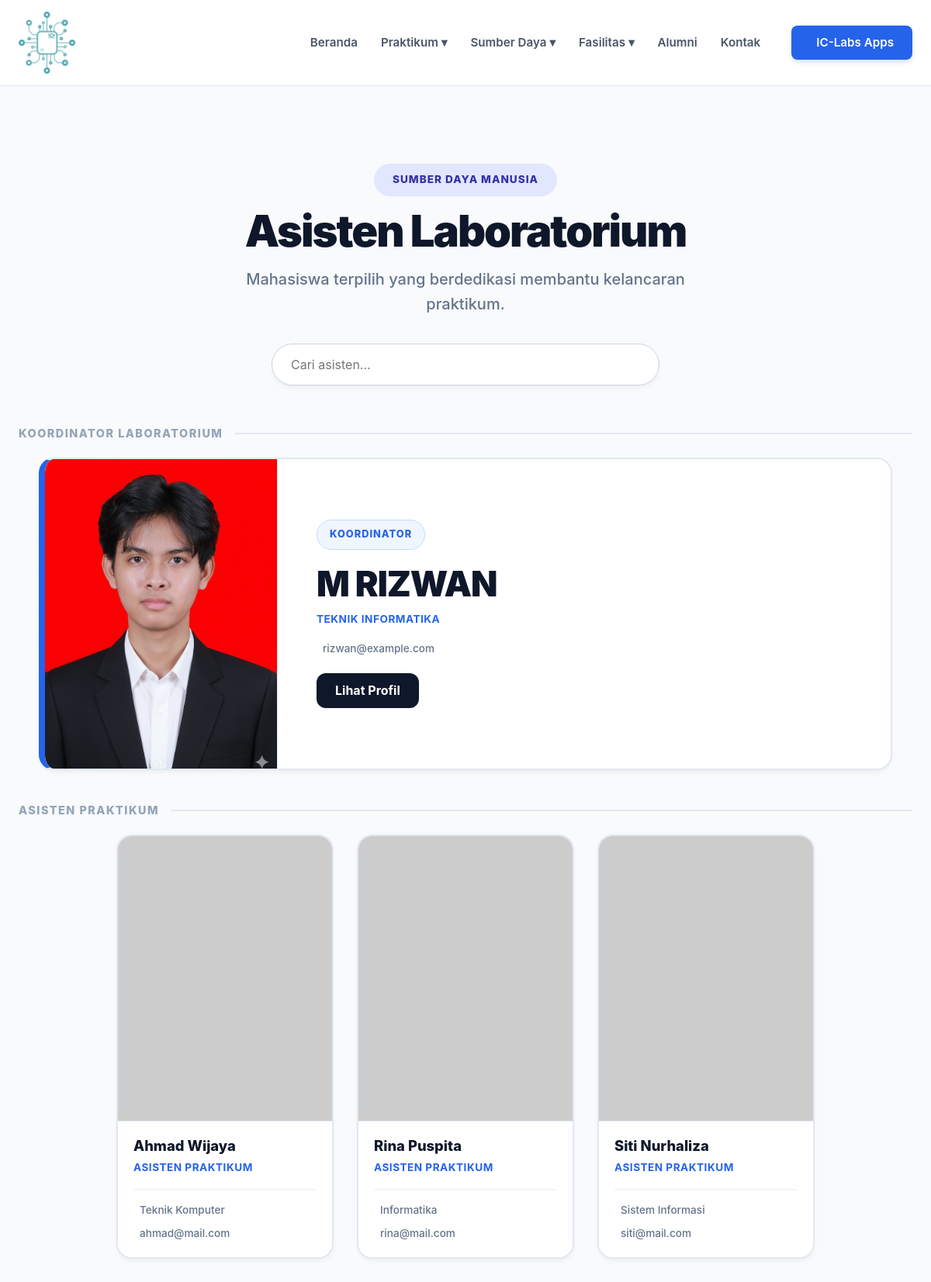
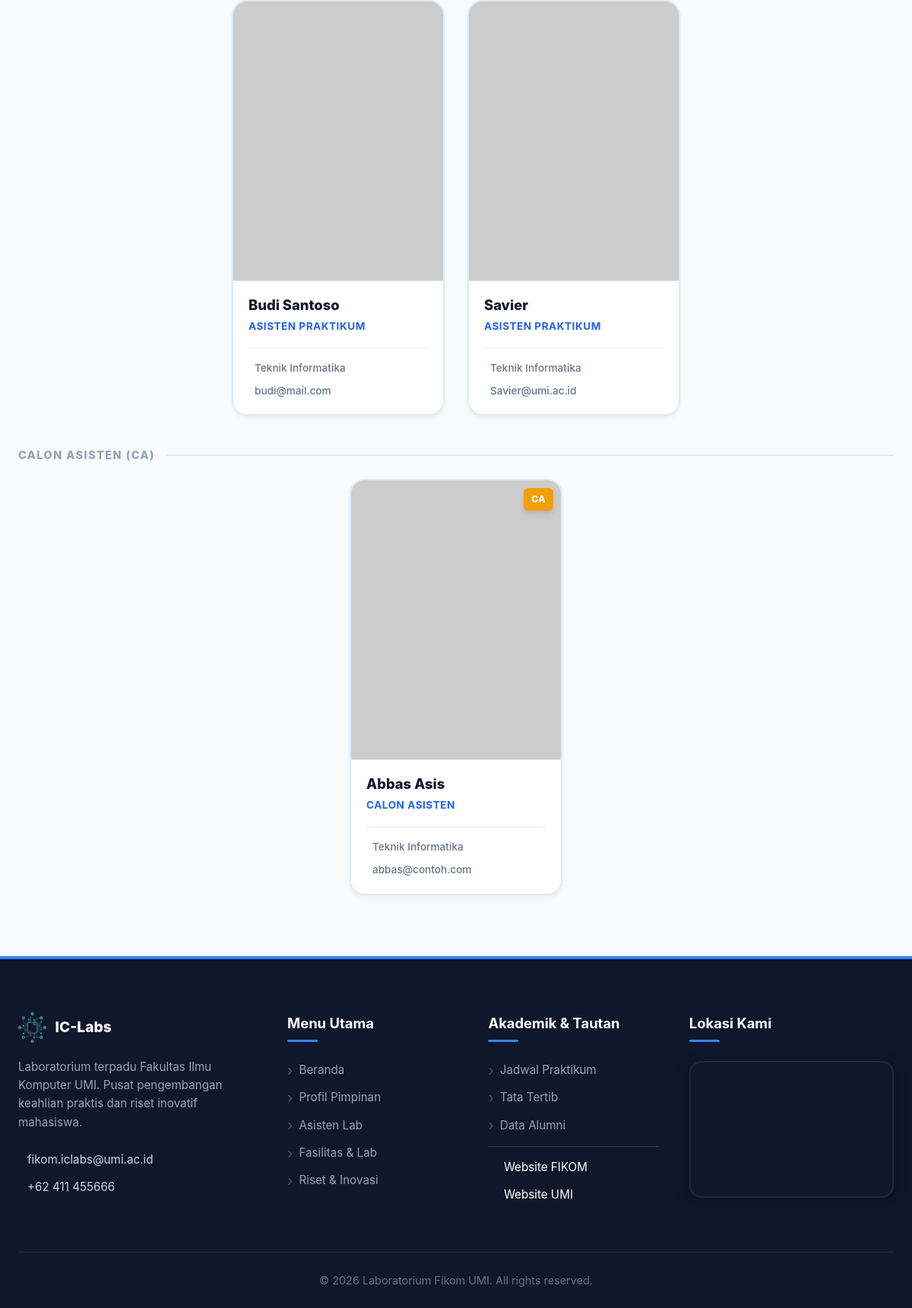
/public/asisten, run on the app's committed database (2 pictures, top to bottom).
### tables this page shows
CREATE TABLE `asisten` (
  `idAsisten` int(11) NOT NULL,
  `nama` varchar(100) NOT NULL,
  `jurusan` varchar(100) DEFAULT NULL,
  `bio` text DEFAULT NULL,
  `email` varchar(100) DEFAULT NULL,
  `foto` varchar(255) DEFAULT NULL,
  `statusAktif` varchar(20) DEFAULT 'Asisten',
  `isKoordinator` tinyint(1) DEFAULT 0,
  `urutanTampilan` int(11) DEFAULT 0
);

### app/controllers/AsistenController.php (called while the page is built, shortened)
<?php
require_once ROOT_PROJECT . '/app/models/AsistenModel.php';
class AsistenController extends Controller {
    private $model;
    public function __construct() {
        $this->model = new AsistenModel();
    }
    public function index($params = []) {
        $data = $this->model->getAll();
        $this->view('sumberdaya/asisten', ['asisten' => $data]);
    }
}

### app/models/Model.php (called while the page is built, shortened)
<?php
require_once __DIR__ . '/../config/Database.php';
class Model {
    public function __construct() {
        $database = new Database();
        $this->db = $database->connect();
    }
}
?>

### app/config/Database.php (called while the page is built, shortened)
<?php
class Database {
    private $host = DB_HOST;
    private $user = DB_USER;
    private $pass = DB_PASS;
    private $dbname = DB_NAME;
    public function connect()
    {
        $this->mysqli = new mysqli(
            $this->host,
            $this->user,
            $this->pass,
            $this->dbname
        );
        return $this->mysqli;
    }
}
?>

### app/models/AsistenModel.php (called while the page is built, shortened)
<?php
require_once __DIR__ . '/Model.php';
class AsistenModel extends Model {
    protected $table = 'asisten';
    public function getAll() {
        $query = "SELECT * FROM " . $this->table . " ORDER BY urutanTampilan ASC, nama ASC";
        $result = $this->db->query($query);
        return $result->fetch_all(MYSQLI_ASSOC);
    }
}
?>

### app/views/sumberdaya/asisten.php (the view, shortened to what this page needs)
<?php
$all_data = isset($data['asisten']) ? $data['asisten'] : [];
$koordinator_list = [];
$asisten_list = [];
$ca_list = [];
if (!empty($all_data)) {
    foreach ($all_data as $row) {
        $status = $row['statusAktif'] ?? 0;
        if (isset($row['isKoordinator']) && $row['isKoordinator'] == 1) {
            $koordinator_list[] = $row;
            continue;
        }
        if ($status === 'CA' || $status === 'Calon Asisten') {
            $ca_list[] = $row;
        }
        elseif ($status == 1 || $status === 'Asisten' || $status === 'Aktif') {
            $asisten_list[] = $row;
        }
    }
}
?>
<section class="sumberdaya-section fade-up">
    <div class="container">
        <div class="page-header">
            <span class="header-badge">Sumber Daya Manusia</span>
            <h1>Asisten Laboratorium</h1>
            <p>Mahasiswa terpilih yang berdedikasi membantu kelancaran praktikum.</p>
            <div class="search-container">
                <input type="text" id="searchAsisten" placeholder="Cari asisten..." class="search-input">
            </div>
        </div>
        <?php if (!empty($koordinator_list)) : ?>
            <div class="section-label">
                <span>Koordinator Laboratorium</span>
            </div>
            <?php foreach ($koordinator_list as $coord) : ?>
                <?php
                    $fotoName = $coord['foto'] ?? '';
                    $namaEnc = urlencode($coord['nama']);
                    $imgUrl = "https://ui-avatars.com/api/?name={$namaEnc}&background=eff6ff&color=2563eb&size=256&bold=true";
                    if (!empty($fotoName) && strpos($fotoName, 'ui-avatars') === false) {
                        if (strpos($fotoName, 'http') !== false) {
                            $imgUrl = $fotoName;
                        } elseif (file_exists(ROOT_PROJECT . '/public/assets/uploads/' . $fotoName)) {
                            $imgUrl = ASSETS_URL . '/assets/uploads/' . $fotoName;
                        } elseif (file_exists(ROOT_PROJECT . '/public/images/asisten/' . $fotoName)) {
                            $imgUrl = ASSETS_URL . '/images/asisten/' . $fotoName;
                        }
                    }
                ?>
                <div class="card-link exec-margin">
                    <div class="exec-card">
                        <div class="exec-photo">
                            <img src="<?= $imgUrl ?>" alt="<?= htmlspecialchars($coord['nama']) ?>">
                        </div>
                        <div class="exec-info">
                            <span class="exec-badge">Koordinator</span>
                            <h3 class="staff-name"><?= htmlspecialchars($coord['nama']) ?></h3>
                            <p class="staff-role exec-role">
                                <?= htmlspecialchars($coord['jurusan'] ?? 'Teknik Informatika') ?>
                            </p>
                            <div class="exec-footer">
                                <?php if (!empty($coord['email'])) : ?>
                                <div class="meta-item">
                                    <span class="email"><?= htmlspecialchars($coord['email']) ?></span>
                                </div>
                                <?php endif; ?>
                            </div>
                            <div class="exec-action" style="margin-top: 10px; padding-top: 10px;">
                                <a href="index.php?page=detail-asisten&id=<?= $coord['idAsisten'] ?>&type=asisten" class="btn-contact">
                                    Lihat Profil
                                </a>
                            </div>
                        </div>
                    </div>
                </div>
            <?php endforeach; ?>
        <?php endif; ?>
        <div class="section-label">
            <span>Asisten Praktikum</span>
        </div>
        <div class="staff-grid">
            <?php if (empty($asisten_list)) : ?>
                <div class="no-data-message">
                    <p>Belum ada data asisten praktikum.</p>
                </div>
            <?php else : ?>
                <?php foreach ($asisten_list as $row) : ?>
                    <?php
                        $namaEnc = urlencode($row['nama']);
                        $imgUrl = "https://ui-avatars.com/api/?name={$namaEnc}&background=f1f5f9&color=475569&size=256&bold=true";
                    ?>
                    <a href="index.php?page=detail-asisten&id=<?= $row['idAsisten'] ?>&type=asisten" class="card-link">
                        <div class="staff-card">
                            <div class="staff-photo-box">
                                <img src="<?= $imgUrl ?>" alt="<?= htmlspecialchars($row['nama']) ?>" loading="lazy">
                            </div>
                            <div class="staff-content">
                                <h3 class="staff-name"><?= htmlspecialchars($row['nama']) ?></h3>
                                <span class="staff-role">Asisten Praktikum</span>
                                <div class="staff-footer">
                                    <div class="meta-item">
                                        <span><?= htmlspecialchars($row['jurusan'] ?? 'Teknik Informatika') ?></span>
                                    </div>
                                    <?php if (!empty($row['email'])) : ?>
                                    <div class="meta-item">
                                        <span class="email"><?= htmlspecialchars($row['email']) ?></span>
                                    </div>
                                    <?php endif; ?>
                                </div>
                            </div>
                        </div>
                    </a>
                <?php endforeach; ?>
            <?php endif; ?>
        </div>
        <?php if (!empty($ca_list)) : ?>
            <div class="section-label mt-40">
                <span>Calon Asisten (CA)</span>
            </div>
            <div class="staff-grid">
                <?php foreach ($ca_list as $row) : ?>
                    <?php
                        $namaEnc = urlencode($row['nama']);
                        $imgUrl = "https://ui-avatars.com/api/?name={$namaEnc}&background=fffbeb&color=d97706&size=256&bold=true";
                    ?>
                    <a href="index.php?page=detail-asisten&id=<?= $row['idAsisten'] ?>&type=asisten" class="card-link">
                        <div class="staff-card">
                                <div class="staff-photo-box">
                                <img src="<?= $imgUrl ?>" alt="<?= htmlspecialchars($row['nama']) ?>" loading="lazy">
                                <span class="badge-ca">CA</span>
                            </div>
                            <div class="staff-content">
                                <h3 class="staff-name"><?= htmlspecialchars($row['nama']) ?></h3>
                                <span class="staff-role ca-role">Calon Asisten</span>
                                <div class="staff-footer">
                                    <div class="meta-item">
                                        <span><?= htmlspecialchars($row['jurusan'] ?? 'Teknik Informatika') ?></span>
                                    </div>
                                    <?php if (!empty($row['email'])) : ?>
                                    <div class="meta-item">
                                        <span class="email"><?= htmlspecialchars($row['email']) ?></span>
                                    </div>
                                    <?php endif; ?>
                                </div>
                            </div>
                        </div>
                    </a>
                <?php endforeach; ?>
            </div>
        <?php endif; ?>
    </div>
</section>

### public/css/variables.css (style rules this page uses)
:root { --primary-navy: #1e3a8a; --primary-blue: #2563eb; --hover-blue: #1e40af; --bg-light: #f8fbff; --bg-white: #ffffff; --bg-soft: #eff6ff; --text-dark: #1a202c; --text-grey: #4a5568; --text-light: #dbeafe; --border-color: #e2e8f0; --border-blue: #eff6ff; --shadow-soft: 0 4px 12px rgba(30, 58, 138, 0.05); --container-width: 1280px; --font-main: 'Inter', 'Segoe UI', sans-serif; --radius-card: 15px; --radius-btn: 50px; }

### public/css/style.css (style rules this page uses)
* { margin: 0; padding: 0; box-sizing: border-box; font-family: "Inter", "Segoe UI", sans-serif; }
body { background-color: #f8fbff; color: #1a202c; line-height: 1.6; }
.container { width: 100%; max-width: 1200px; margin: 0 auto; padding: 0 24px; }
h1, h2, h3, h4 { color: #1e3a8a; font-weight: 800; }
a { text-decoration: none; transition: 0.3s ease; }
img { max-width: 100%; display: block; }

### data on the page
asisten: foto (picture), nama "M RIZWAN", jurusan "TEKNIK INFORMATIKA", email "rizwan@example.com"
asisten: nama "Ahmad Wijaya", jurusan "Teknik Komputer", email "ahmad@mail.com"
asisten: nama "Rina Puspita", jurusan "Informatika", email "rina@mail.com"
asisten: nama "Siti Nurhaliza", jurusan "Sistem Informasi", email "siti@mail.com"
asisten: nama "Budi Santoso", jurusan "Teknik Informatika", email "budi@mail.com"
asisten: nama "Savier", jurusan "Teknik Informatika", email "Savier@umi.ac.id"
asisten: nama "Abbas Asis", jurusan "Teknik Informatika", email "abbas@contoh.com"
